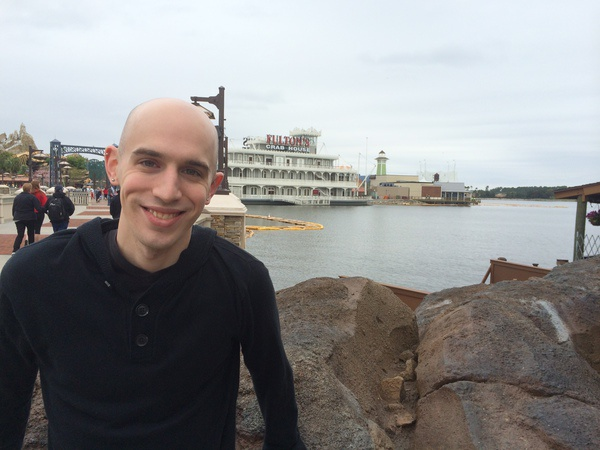
#> input picture 1_images/newimage.jpg, 600 x 450 px
$ python threshold.py --image ../../1_images/newimage.jpg   (older library calls are emulated)
#> lines starting #> are read from the running program, lines starting #| are printed output that depends on the picture; after the words box and inside, x2 and y2 are one past the last pixel; in counts of white or black regions, pixels touching at a corner belong together
### src/imageutils.py
import argparse
import cv2
import numpy as np
from enum import Enum
from enum import IntEnum


class Color(Enum):
    WHITE = 255, 255, 255
    GREEN = 0, 255, 0


class Axis(IntEnum):
    """Wraps `flipMode` values for `cv2.flip` function."""
    BOTH = -1
    VERTICAL = 0
    HORIZONTAL = 1


def parsed_args():
    """Parses required -i image path command-line argument."""
    ap = argparse.ArgumentParser()
    ap.add_argument("-i", "--image", required=True, help="Path to the image")
    return vars(ap.parse_args())


def image_arg():
    """Attempts to retrieve image at `-i` command-line argument."""
    args = parsed_args()
    return cv2.imread(args["image"])
#> returned value is the input picture: shape (450, 600, 3); mean B, G, R 139.9, 140.1, 141


# [15 lines left out: functions image_with_gray_arg, print_pixel, not called in this run]


def wait_and_destroy_all_windows():
    cv2.waitKey(0)
    cv2.destroyAllWindows()


# [4 lines left out: function check_opencv_version, not called in this run]


def is_cv2():
    return check_opencv_version("2.")


# [17 lines left out: functions rotated, translated, not called in this run]

### src/basics/threshold.py
import cv2
from imageutils import image_arg
from imageutils import wait_and_destroy_all_windows
from skimage.filters import threshold_local


def show_simple_thresholding(image, blurred_image):
    (T, thresh_inv) = cv2.threshold(
        blurred_image, thresh=200, maxval=255, type=cv2.THRESH_BINARY_INV)
    (T, thresh) = cv2.threshold(
        blurred_image, thresh=200, maxval=255, type=cv2.THRESH_BINARY)
    cv2.imshow("Original", image)
    cv2.imshow("Thresholded Inverse", thresh_inv)
    cv2.imshow("Thresholded", thresh)
    cv2.imshow("Masked", cv2.bitwise_and(image, image, mask=thresh_inv))
    wait_and_destroy_all_windows()


# - Otsu's thresholding is global
# - Otsu’s method assumes that our image contains two classes of pixels: the
# background and the foreground. Furthermore, Otsu’s method makes the
# assumption that the grayscale histogram of our pixel intensities of our
# image is bi-modal, which simply means that the histogram is two peaks.
# - Otsu’s method is a global thresholding method. In situations where lighting
# conditions are semi-stable and the objects we want to segment have sufficient
# contrast from the background, we might be able to get away with Otsu’s method.


def show_otsu_thresholding(image, blurred_image):
    (T, thresh_inv) = cv2.threshold(
        blurred_image, 0, 255, cv2.THRESH_BINARY_INV | cv2.THRESH_OTSU)
    cv2.imshow("Original", image)
    cv2.imshow(f"Otsu Thresholded T={T}", thresh_inv)
    cv2.imshow("Masked", cv2.bitwise_and(image, image, mask=thresh_inv))
    wait_and_destroy_all_windows()


# - Adaptive thresholding is local
# - For simple images with controlled lighting conditions, this usually isn’t a
# problem. But for situations when the lighting is non-uniform across the image,
# having only a single value of T can seriously hurt our thresholding
# performance.
# - In order to overcome this problem, we can use adaptive thresholding, which
# considers small neighbors of pixels and then finds an optimal threshold value
# T for each neighbor. This method allows us to handle cases where there may be
# dramatic ranges of pixel intensities and the optimal value of T may change for
# different parts of the image.
# - Choosing the size of the pixel neighborhood for local thresholding is
# absolutely crucial. The neighborhood must be large enough to cover sufficient
# background and foreground pixels.


def show_adaptive_thresholding(image, blurred_image):
    cv_thresh = cv2.adaptiveThreshold(
        blurred_image, 255, cv2.ADAPTIVE_THRESH_MEAN_C, cv2.THRESH_BINARY_INV,
        blockSize=25, C=15)
    sk_t = threshold_local(
        blurred_image, block_size=29, offset=5, method="gaussian")
    # bitwise_not equivalent
    sk_thresh = (blurred_image < sk_t).astype("uint8") * 255
    cv2.imshow("OpenCV Mean Adaptive Thresholding", cv_thresh)
    cv2.imshow("Scikit Mean Adaptive Thresholding", sk_thresh)
    cv2.imshow("Original", image)
    cv2.waitKey(0)


image = image_arg()
gray_image = cv2.cvtColor(image, cv2.COLOR_BGR2GRAY)
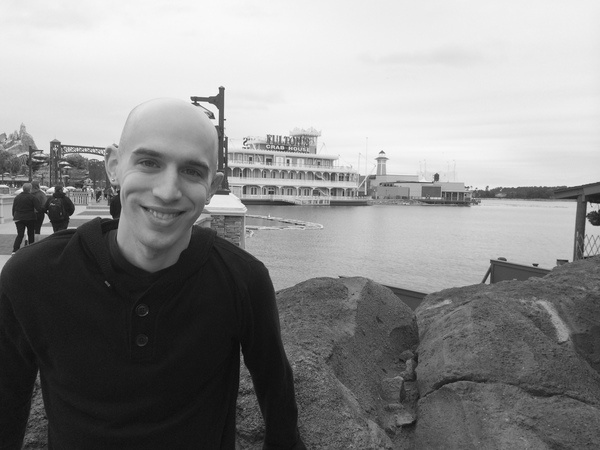
#> gray_image: shape (450, 600); min 9, max 253, mean 140.3
# Applying Gaussian blurring helps remove some of the high frequency edges in
# the image that we are not concerned with
blurred_image = cv2.GaussianBlur(gray_image, ksize=(7, 7), sigmaX=0)
show_simple_thresholding(image, blurred_image)
#> in show_simple_thresholding, `(T, thresh_inv) = cv2.threshold( blurred_image, thresh=200, maxval=255..`:
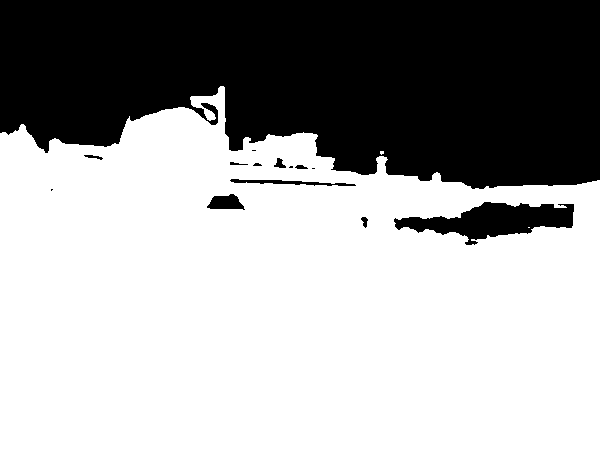
#> thresh_inv: shape (450, 600); 64.2% white; 14 black regions (4 under 20 px), largest, box (x1, y1, x2, y2) and area: (0, 0, 600, 189) 91751, (394, 202, 574, 245) 3950, (207, 194, 245, 210) 406
show_otsu_thresholding(image, blurred_image)
#> in show_otsu_thresholding, `(T, thresh_inv) = cv2.threshold( blurred_image, 0, 255, cv2.THRESH_BIN..`:
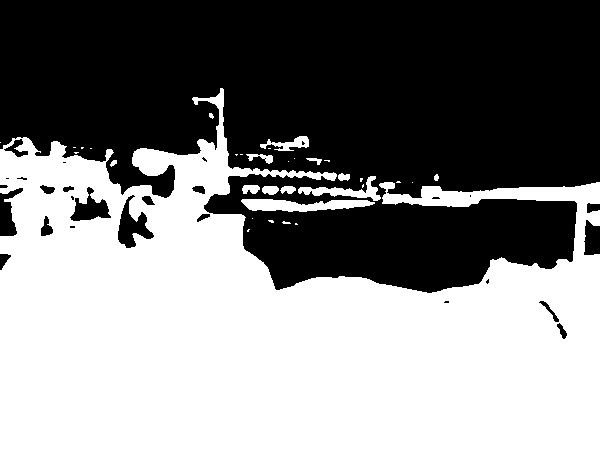
#> thresh_inv: shape (450, 600); 50.9% white; 28 black regions (11 under 20 px), largest, box (x1, y1, x2, y2) and area: (0, 0, 600, 293) 128964, (118, 195, 154, 248) 837, (70, 187, 111, 221) 671
#> in show_otsu_thresholding, `(T, thresh_inv) = cv2.threshold( blurred_image, 0, 255, cv2.THRESH_BIN..`: T = 141
#> in show_otsu_thresholding, `cv2.imshow("Masked", cv2.bitwise_and(image, image, mask=thresh_inv))`:
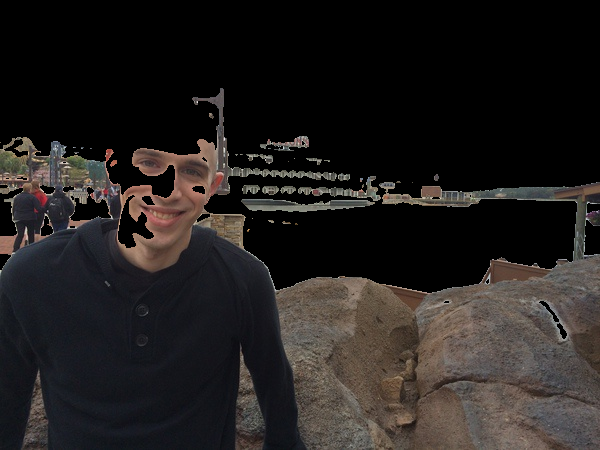
#> window 'Masked': shape (450, 600, 3); mean B, G, R 30.5, 31.8, 35.2
show_adaptive_thresholding(image, blurred_image)
#> in show_adaptive_thresholding, `cv_thresh = cv2.adaptiveThreshold( blurred_image, 255, cv2.ADAPTIVE_TH..`:
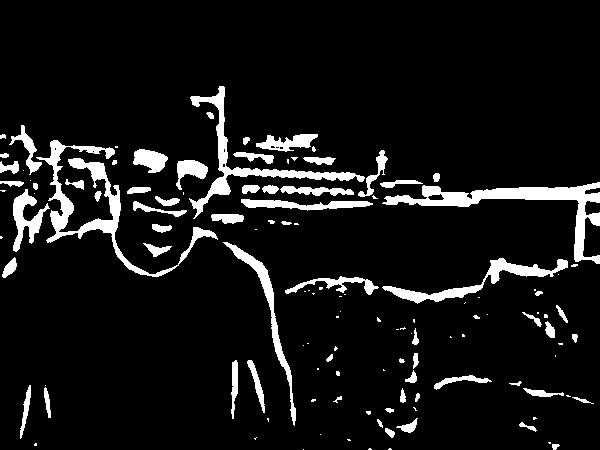
#> cv_thresh: shape (450, 600); 8.4% white; 126 white regions (60 under 20 px), largest, box (x1, y1, x2, y2) and area: (382, 182, 600, 264) 3335, (36, 140, 218, 277) 3325, (189, 86, 365, 219) 2298
#> in show_adaptive_thresholding, `sk_t = threshold_local( blurred_image, block_size=29, offset=5, method..`:
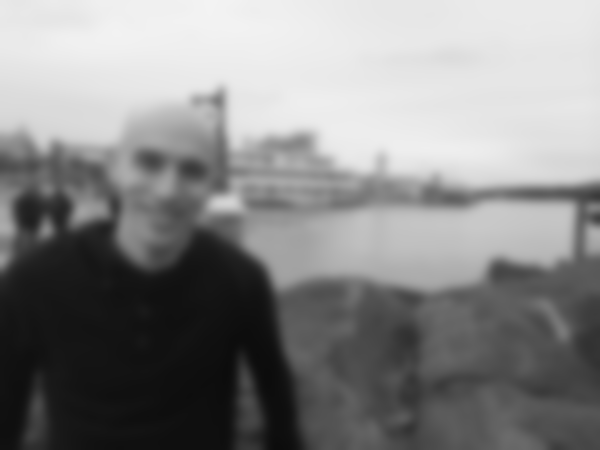
#> sk_t: shape (450, 600) float64; min 12.34, max 243.2, mean 135.3
#> in show_adaptive_thresholding, `sk_thresh = (blurred_image < sk_t).astype("uint8") * 255`:
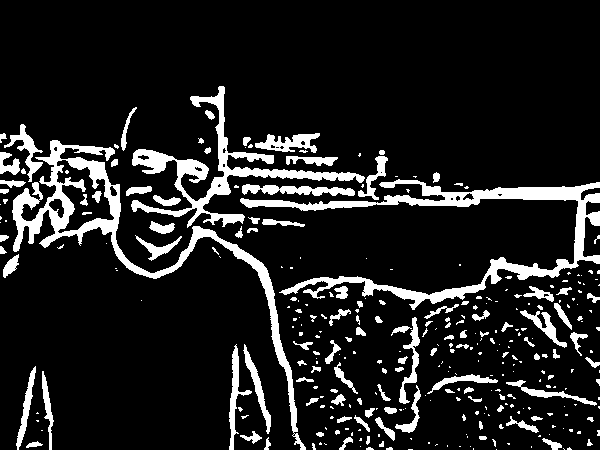
#> sk_thresh: shape (450, 600); 12.6% white; 323 white regions (205 under 20 px), largest, box (x1, y1, x2, y2) and area: (240, 179, 600, 310) 7133, (12, 140, 306, 450) 7090, (131, 86, 365, 228) 4702

$ run again, on 1_images/giraffe.png
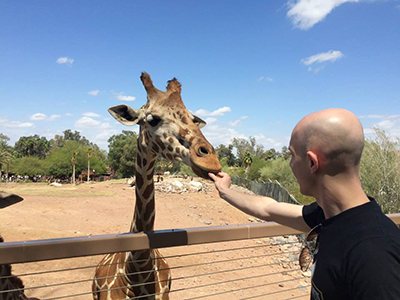
#> input picture 1_images/giraffe.png, 400 x 300 px
#> in image_arg, returned value is the input picture: shape (300, 400, 3); mean B, G, R 150.5, 143.8, 139.8
#> in show_simple_thresholding, `(T, thresh_inv) = cv2.threshold( blurred_image, thresh=200, maxval=255..`:
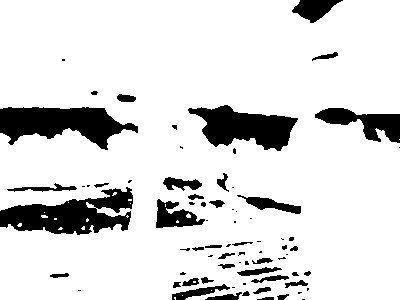
#> thresh_inv: shape (300, 400); 86.5% white; 74 black regions (35 under 20 px), largest, box (x1, y1, x2, y2) and area: (0, 187, 133, 235) 3557, (0, 107, 138, 150) 3429, (188, 105, 298, 151) 2890
#> T = 119
#> cv_thresh: shape (300, 400); 15.2% white; 113 white regions (49 under 20 px), largest, box (x1, y1, x2, y2) and area: (89, 132, 277, 270) 3515, (0, 237, 129, 263) 1887, (216, 187, 323, 229) 1055
#> in show_adaptive_thresholding, `sk_thresh = (blurred_image < sk_t).astype("uint8") * 255`:
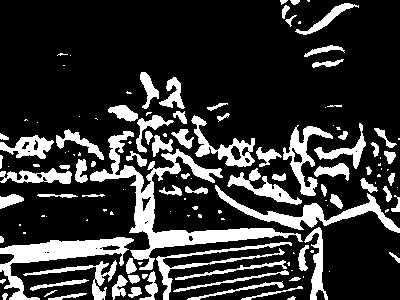
#> sk_thresh: shape (300, 400); 20.6% white; 134 white regions (57 under 20 px), largest, box (x1, y1, x2, y2) and area: (90, 131, 303, 270) 4576, (0, 237, 134, 300) 2494, (215, 185, 400, 233) 1807

$ run again, on 1_images/grand_canyon.png
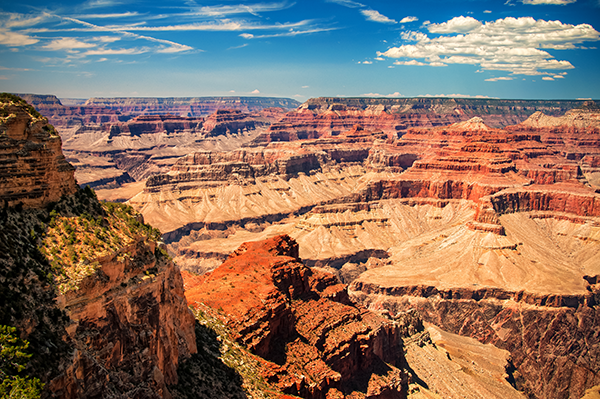
#> input picture 1_images/grand_canyon.png, 600 x 399 px
#> in image_arg, returned value is the input picture: shape (399, 600, 3); mean B, G, R 97.3, 113.1, 138.6
#> in show_simple_thresholding, `(T, thresh_inv) = cv2.threshold( blurred_image, thresh=200, maxval=255..`:
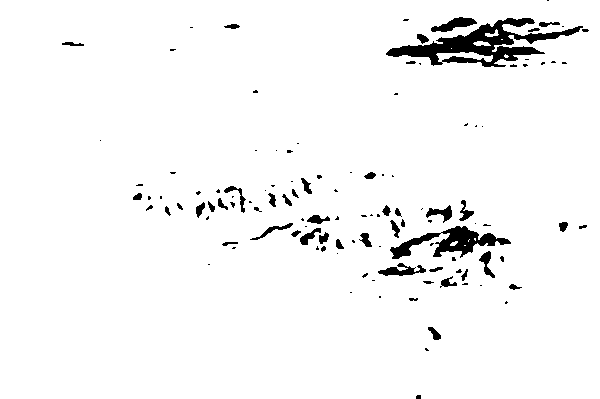
#> thresh_inv: shape (399, 600); 96.3% white; 119 black regions (70 under 20 px), largest, box (x1, y1, x2, y2) and area: (386, 18, 583, 67) 3285, (390, 226, 511, 259) 1486, (431, 17, 477, 32) 342
#> T = 114
#> cv_thresh: shape (399, 600); 23.8% white; 559 white regions (251 under 20 px), largest, box (x1, y1, x2, y2) and area: (126, 180, 430, 244) 2979, (308, 98, 600, 117) 2685, (404, 0, 600, 40) 2459
#> in show_adaptive_thresholding, `sk_thresh = (blurred_image < sk_t).astype("uint8") * 255`:
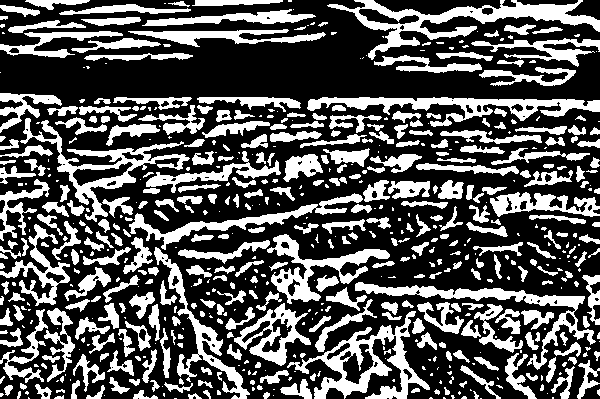
#> sk_thresh: shape (399, 600); 34.2% white; 605 white regions (256 under 20 px), largest, box (x1, y1, x2, y2) and area: (327, 0, 600, 60) 4027, (287, 311, 430, 399) 3454, (307, 97, 600, 127) 3061
